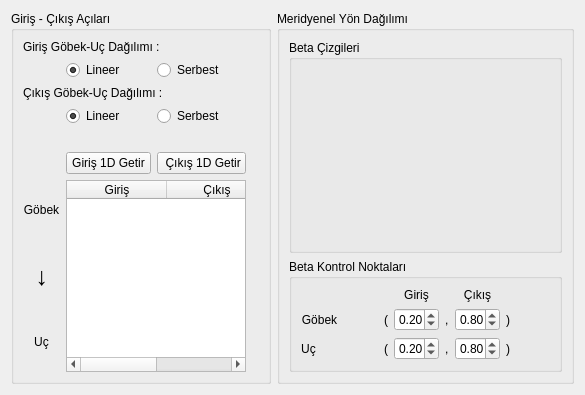
     <widget class="QWidget" name="beta">
      <property name="enabled">
       <bool>true</bool>
      </property>
      <property name="sizePolicy">
       <sizepolicy hsizetype="Minimum" vsizetype="Preferred">
        <horstretch>0</horstretch>
        <verstretch>0</verstretch>
       </sizepolicy>
      </property>
      <layout class="QHBoxLayout" name="horizontalLayout_2">
       <item>
        <widget class="QGroupBox" name="groupBox_3">
         <property name="sizePolicy">
          <sizepolicy hsizetype="Maximum" vsizetype="Preferred">
           <horstretch>0</horstretch>
           <verstretch>0</verstretch>
          </sizepolicy>
         </property>
         <property name="minimumSize">
          <size>
           <width>260</width>
           <height>0</height>
          </size>
         </property>
         <property name="maximumSize">
          <size>
           <width>260</width>
           <height>16777215</height>
          </size>
         </property>
         <property name="title">
          <string>Giriş - Çıkış Açıları</string>
         </property>
         <layout class="QGridLayout" name="gridLayout_5">
          <item row="6" column="4" colspan="4">
           <widget class="QLabel" name="label_12">
            <property name="sizePolicy">
             <sizepolicy hsizetype="Preferred" vsizetype="Maximum">
              <horstretch>0</horstretch>
              <verstretch>0</verstretch>
             </sizepolicy>
            </property>
            <property name="text">
             <string>Çıkış Göbek-Uç Dağılımı :</string>
            </property>
           </widget>
          </item>
          <item row="10" column="4">
           <widget class="QLabel" name="label_15">
            <property name="text">
             <string>Göbek</string>
            </property>
            <property name="alignment">
             <set>Qt::AlignCenter</set>
            </property>
           </widget>
          </item>
          <item row="11" column="4">
           <widget class="QLabel" name="label_21">
            <property name="font">
             <font>
              <pointsize>19</pointsize>
             </font>
            </property>
            <property name="text">
             <string>↓</string>
            </property>
            <property name="alignment">
             <set>Qt::AlignCenter</set>
            </property>
           </widget>
          </item>
          <item row="12" column="4">
           <widget class="QLabel" name="label_16">
            <property name="text">
             <string>Uç</string>
            </property>
            <property name="alignment">
             <set>Qt::AlignCenter</set>
            </property>
           </widget>
          </item>
          <item row="4" column="4" colspan="4">
           <widget class="QLabel" name="label_14">
            <property name="sizePolicy">
             <sizepolicy hsizetype="Preferred" vsizetype="Maximum">
              <horstretch>0</horstretch>
              <verstretch>0</verstretch>
             </sizepolicy>
            </property>
            <property name="text">
             <string>Giriş Göbek-Uç Dağılımı :</string>
            </property>
           </widget>
          </item>
          <item row="9" column="5">
           <widget class="QPushButton" name="pushButton">
            <property name="text">
             <string>Giriş 1D Getir</string>
            </property>
           </widget>
          </item>
          <item row="9" column="6">
           <widget class="QPushButton" name="pushButton__calc_beta2">
            <property name="text">
             <string> Çıkış 1D Getir</string>
            </property>
           </widget>
          </item>
          <item row="7" column="5">
           <widget class="QRadioButton" name="radioButton_outlet_lineer">
            <property name="sizePolicy">
             <sizepolicy hsizetype="Maximum" vsizetype="Fixed">
              <horstretch>0</horstretch>
              <verstretch>0</verstretch>
             </sizepolicy>
            </property>
            <property name="text">
             <string>Lineer</string>
            </property>
            <property name="checked">
             <bool>true</bool>
            </property>
            <attribute name="buttonGroup">
             <string notr="true">outlet</string>
            </attribute>
           </widget>
          </item>
          <item row="5" column="5">
           <widget class="QRadioButton" name="radioButton_inlet_lineer">
            <property name="sizePolicy">
             <sizepolicy hsizetype="Maximum" vsizetype="Fixed">
              <horstretch>0</horstretch>
              <verstretch>0</verstretch>
             </sizepolicy>
            </property>
            <property name="layoutDirection">
             <enum>Qt::LeftToRight</enum>
            </property>
            <property name="text">
             <string>Lineer</string>
            </property>
            <property name="checked">
             <bool>true</bool>
            </property>
            <attribute name="buttonGroup">
             <string notr="true">inlet</string>
            </attribute>
           </widget>
          </item>
          <item row="5" column="6">
           <widget class="QRadioButton" name="radioButton_inlet_free">
            <property name="sizePolicy">
             <sizepolicy hsizetype="Maximum" vsizetype="Fixed">
              <horstretch>0</horstretch>
              <verstretch>0</verstretch>
             </sizepolicy>
            </property>
            <property name="text">
             <string>Serbest</string>
            </property>
            <attribute name="buttonGroup">
             <string notr="true">inlet</string>
            </attribute>
           </widget>
          </item>
          <item row="7" column="6">
           <widget class="QRadioButton" name="radioButton_outlet_free">
            <property name="sizePolicy">
             <sizepolicy hsizetype="Minimum" vsizetype="Fixed">
              <horstretch>0</horstretch>
              <verstretch>0</verstretch>
             </sizepolicy>
            </property>
            <property name="maximumSize">
             <size>
              <width>16777215</width>
              <height>16777215</height>
             </size>
            </property>
            <property name="text">
             <string>Serbest</string>
            </property>
            <attribute name="buttonGroup">
             <string notr="true">outlet</string>
            </attribute>
           </widget>
          </item>
          <item row="8" column="5" colspan="2">
           <spacer name="verticalSpacer">
            <property name="orientation">
             <enum>Qt::Vertical</enum>
            </property>
            <property name="sizeType">
             <enum>QSizePolicy::Minimum</enum>
            </property>
            <property name="sizeHint" stdset="0">
             <size>
              <width>20</width>
              <height>20</height>
             </size>
            </property>
           </spacer>
          </item>
          <item row="10" column="5" rowspan="3" colspan="2">
           <widget class="QTableWidget" name="tableWidget_beta">
            <property name="sizePolicy">
             <sizepolicy hsizetype="Minimum" vsizetype="Minimum">
              <horstretch>0</horstretch>
              <verstretch>0</verstretch>
             </sizepolicy>
            </property>
            <property name="minimumSize">
             <size>
              <width>180</width>
              <height>0</height>
             </size>
            </property>
            <column>
             <property name="text">
              <string>Giriş</string>
             </property>
            </column>
            <column>
             <property name="text">
              <string>Çıkış</string>
             </property>
            </column>
           </widget>
          </item>
         </layout>
        </widget>
       </item>
       <item>
        <widget class="QGroupBox" name="groupBox_4">
         <property name="sizePolicy">
          <sizepolicy hsizetype="Minimum" vsizetype="Preferred">
           <horstretch>0</horstretch>
           <verstretch>0</verstretch>
          </sizepolicy>
         </property>
         <property name="maximumSize">
          <size>
           <width>16777215</width>
           <height>16777215</height>
          </size>
         </property>
         <property name="title">
          <string>Meridyenel Yön Dağılımı</string>
         </property>
         <layout class="QVBoxLayout" name="verticalLayout">
          <item>
           <widget class="QGroupBox" name="groupBox_6">
            <property name="sizePolicy">
             <sizepolicy hsizetype="Minimum" vsizetype="Preferred">
              <horstretch>0</horstretch>
              <verstretch>0</verstretch>
             </sizepolicy>
            </property>
            <property name="maximumSize">
             <size>
              <width>16777215</width>
              <height>16777215</height>
             </size>
            </property>
            <property name="title">
             <string>Beta Çizgileri</string>
            </property>
            <layout class="QVBoxLayout" name="verticalLayout_2">
             <item>
              <widget class="QWidget" name="toolbar_betalines" native="true">
               <property name="sizePolicy">
                <sizepolicy hsizetype="Preferred" vsizetype="Maximum">
                 <horstretch>0</horstretch>
                 <verstretch>0</verstretch>
                </sizepolicy>
               </property>
               <property name="minimumSize">
                <size>
                 <width>0</width>
                 <height>50</height>
                </size>
               </property>
              </widget>
             </item>
             <item>
              <widget class="QWidget" name="figure_betalines" native="true">
               <property name="sizePolicy">
                <sizepolicy hsizetype="Maximum" vsizetype="Minimum">
                 <horstretch>0</horstretch>
                 <verstretch>0</verstretch>
                </sizepolicy>
               </property>
              </widget>
             </item>
            </layout>
           </widget>
          </item>
          <item>
           <widget class="QGroupBox" name="groupBox_betaCPs">
            <property name="sizePolicy">
             <sizepolicy hsizetype="Preferred" vsizetype="Maximum">
              <horstretch>0</horstretch>
              <verstretch>0</verstretch>
             </sizepolicy>
            </property>
            <property name="title">
             <string>Beta Kontrol Noktaları</string>
            </property>
            <layout class="QGridLayout" name="gridLayout_7">
             <item row="0" column="6">
              <widget class="QLabel" name="label_28">
               <property name="sizePolicy">
                <sizepolicy hsizetype="Preferred" vsizetype="Maximum">
                 <horstretch>0</horstretch>
                 <verstretch>0</verstretch>
                </sizepolicy>
               </property>
               <property name="text">
                <string>Çıkış</string>
               </property>
               <property name="alignment">
                <set>Qt::AlignCenter</set>
               </property>
              </widget>
             </item>
             <item row="0" column="4">
              <widget class="QLabel" name="label_27">
               <property name="sizePolicy">
                <sizepolicy hsizetype="Preferred" vsizetype="Maximum">
                 <horstretch>0</horstretch>
                 <verstretch>0</verstretch>
                </sizepolicy>
               </property>
               <property name="text">
                <string>Giriş</string>
               </property>
               <property name="alignment">
                <set>Qt::AlignCenter</set>
               </property>
              </widget>
             </item>
             <item row="1" column="4">
              <widget class="QDoubleSpinBox" name="doubleSpinBox_hub_0">
               <property name="sizePolicy">
                <sizepolicy hsizetype="Maximum" vsizetype="Fixed">
                 <horstretch>0</horstretch>
                 <verstretch>0</verstretch>
                </sizepolicy>
               </property>
               <property name="maximumSize">
                <size>
                 <width>45</width>
                 <height>16777215</height>
                </size>
               </property>
               <property name="maximum">
                <double>1.000000000000000</double>
               </property>
               <property name="singleStep">
                <double>0.010000000000000</double>
               </property>
               <property name="value">
                <double>0.200000000000000</double>
               </property>
              </widget>
             </item>
             <item row="1" column="6">
              <widget class="QDoubleSpinBox" name="doubleSpinBox_hub_1">
               <property name="sizePolicy">
                <sizepolicy hsizetype="Maximum" vsizetype="Fixed">
                 <horstretch>0</horstretch>
                 <verstretch>0</verstretch>
                </sizepolicy>
               </property>
               <property name="maximumSize">
                <size>
                 <width>45</width>
                 <height>16777215</height>
                </size>
               </property>
               <property name="maximum">
                <double>1.000000000000000</double>
               </property>
               <property name="singleStep">
                <double>0.010000000000000</double>
               </property>
               <property name="value">
                <double>0.800000000000000</double>
               </property>
              </widget>
             </item>
             <item row="1" column="7">
              <widget class="QLabel" name="label_29">
               <property name="sizePolicy">
                <sizepolicy hsizetype="Maximum" vsizetype="Preferred">
                 <horstretch>0</horstretch>
                 <verstretch>0</verstretch>
                </sizepolicy>
               </property>
               <property name="text">
                <string>)</string>
               </property>
              </widget>
             </item>
             <item row="3" column="4">
              <widget class="QDoubleSpinBox" name="doubleSpinBox_tip_0">
               <property name="sizePolicy">
                <sizepolicy hsizetype="Maximum" vsizetype="Fixed">
                 <horstretch>0</horstretch>
                 <verstretch>0</verstretch>
                </sizepolicy>
               </property>
               <property name="maximumSize">
                <size>
                 <width>45</width>
                 <height>16777215</height>
                </size>
               </property>
               <property name="maximum">
                <double>1.000000000000000</double>
               </property>
               <property name="singleStep">
                <double>0.010000000000000</double>
               </property>
               <property name="value">
                <double>0.200000000000000</double>
               </property>
              </widget>
             </item>
             <item row="1" column="2">
              <spacer name="horizontalSpacer_13">
               <property name="orientation">
                <enum>Qt::Horizontal</enum>
               </property>
               <property name="sizeType">
                <enum>QSizePolicy::Maximum</enum>
               </property>
               <property name="sizeHint" stdset="0">
                <size>
                 <width>40</width>
                 <height>20</height>
                </size>
               </property>
              </spacer>
             </item>
             <item row="3" column="2">
              <spacer name="horizontalSpacer_14">
               <property name="orientation">
                <enum>Qt::Horizontal</enum>
               </property>
               <property name="sizeType">
                <enum>QSizePolicy::Minimum</enum>
               </property>
               <property name="sizeHint" stdset="0">
                <size>
                 <width>40</width>
                 <height>20</height>
                </size>
               </property>
              </spacer>
             </item>
             <item row="3" column="3">
              <widget class="QLabel" name="label_32">
               <property name="sizePolicy">
                <sizepolicy hsizetype="Maximum" vsizetype="Preferred">
                 <horstretch>0</horstretch>
                 <verstretch>0</verstretch>
                </sizepolicy>
               </property>
               <property name="text">
                <string>(</string>
               </property>
              </widget>
             </item>
             <item row="3" column="5">
              <widget class="QLabel" name="label_33">
               <property name="sizePolicy">
                <sizepolicy hsizetype="Maximum" vsizetype="Preferred">
                 <horstretch>0</horstretch>
                 <verstretch>0</verstretch>
                </sizepolicy>
               </property>
               <property name="text">
                <string>,</string>
               </property>
              </widget>
             </item>
             <item row="3" column="7">
              <widget class="QLabel" name="label_34">
               <property name="sizePolicy">
                <sizepolicy hsizetype="Maximum" vsizetype="Preferred">
                 <horstretch>0</horstretch>
                 <verstretch>0</verstretch>
                </sizepolicy>
               </property>
               <property name="text">
                <string>)</string>
               </property>
              </widget>
             </item>
             <item row="3" column="6">
              <widget class="QDoubleSpinBox" name="doubleSpinBox_tip_1">
               <property name="sizePolicy">
                <sizepolicy hsizetype="Maximum" vsizetype="Fixed">
                 <horstretch>0</horstretch>
                 <verstretch>0</verstretch>
                </sizepolicy>
               </property>
               <property name="maximumSize">
                <size>
                 <width>45</width>
                 <height>16777215</height>
                </size>
               </property>
               <property name="maximum">
                <double>1.000000000000000</double>
               </property>
               <property name="singleStep">
                <double>0.010000000000000</double>
               </property>
               <property name="value">
                <double>0.800000000000000</double>
               </property>
              </widget>
             </item>
             <item row="1" column="3">
              <widget class="QLabel" name="label_22">
               <property name="sizePolicy">
                <sizepolicy hsizetype="Maximum" vsizetype="Preferred">
                 <horstretch>0</horstretch>
                 <verstretch>0</verstretch>
                </sizepolicy>
               </property>
               <property name="text">
                <string>(</string>
               </property>
              </widget>
             </item>
             <item row="1" column="0">
              <widget class="QLabel" name="label_24">
               <property name="sizePolicy">
                <sizepolicy hsizetype="Maximum" vsizetype="Preferred">
                 <horstretch>0</horstretch>
                 <verstretch>0</verstretch>
                </sizepolicy>
               </property>
               <property name="text">
                <string>Göbek</string>
               </property>
               <property name="alignment">
                <set>Qt::AlignCenter</set>
               </property>
              </widget>
             </item>
             <item row="3" column="0">
              <widget class="QLabel" name="label_23">
               <property name="sizePolicy">
                <sizepolicy hsizetype="Maximum" vsizetype="Preferred">
                 <horstretch>0</horstretch>
                 <verstretch>0</verstretch>
                </sizepolicy>
               </property>
               <property name="text">
                <string>Uç</string>
               </property>
               <property name="alignment">
                <set>Qt::AlignCenter</set>
               </property>
              </widget>
             </item>
             <item row="1" column="5">
              <widget class="QLabel" name="label_26">
               <property name="sizePolicy">
                <sizepolicy hsizetype="Maximum" vsizetype="Preferred">
                 <horstretch>0</horstretch>
                 <verstretch>0</verstretch>
                </sizepolicy>
               </property>
               <property name="text">
                <string>,</string>
               </property>
              </widget>
             </item>
             <item row="1" column="8">
              <spacer name="horizontalSpacer_15">
               <property name="orientation">
                <enum>Qt::Horizontal</enum>
               </property>
               <property name="sizeType">
                <enum>QSizePolicy::Maximum</enum>
               </property>
               <property name="sizeHint" stdset="0">
                <size>
                 <width>40</width>
                 <height>20</height>
                </size>
               </property>
              </spacer>
             </item>
             <item row="3" column="8">
              <spacer name="horizontalSpacer_18">
               <property name="orientation">
                <enum>Qt::Horizontal</enum>
               </property>
               <property name="sizeType">
                <enum>QSizePolicy::Minimum</enum>
               </property>
               <property name="sizeHint" stdset="0">
                <size>
                 <width>40</width>
                 <height>20</height>
                </size>
               </property>
              </spacer>
             </item>
            </layout>
           </widget>
          </item>
         </layout>
        </widget>
       </item>
      </layout>
     </widget>
